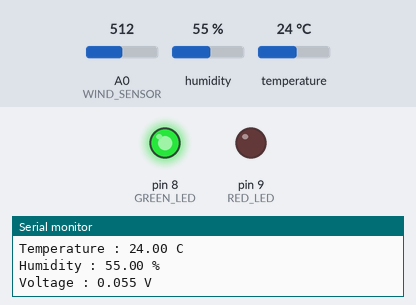
Bench run of a sketch on a simulated Arduino Uno, built with avr-gcc and run on an emulated ATmega328P. Parts: output pins drawn as LEDs (lit = HIGH), the last lines printed to the serial monitor. The test bench sets the inputs (shaded band); at power-on: A0 (WIND_SENSOR) = 512, humidity 55 %, temperature 24 °C.

Above: at 0.3 s.
At 1.5 s:
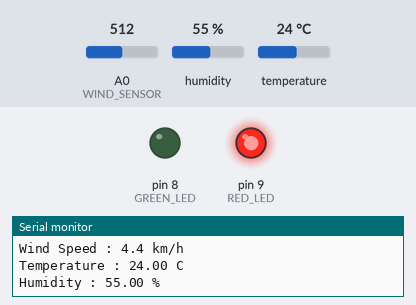
Timing chart, 0 to 3.0 s (numbered marks = the images above):
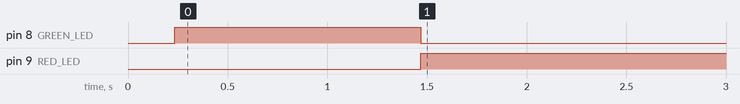

Measured:
- by itself, pin 8 (GREEN_LED): LOW → HIGH at 0.24 s, → LOW 1.2 s later
- by itself, pin 9 (RED_LED): LOW → HIGH at 1.5 s

The sketch:

WeatherMonitoring.ino
```cpp
#include <DHT.h>

#define DHTPIN 7
#define DHTTYPE DHT11

#define WIND_SENSOR A0

#define GREEN_LED 8
#define RED_LED 9

DHT dht(DHTPIN, DHTTYPE);

float filteredVoltage = 0;

void setup()
{
  Serial.begin(9600);

  analogReference(INTERNAL);

  pinMode(GREEN_LED, OUTPUT);
  pinMode(RED_LED, OUTPUT);

  dht.begin();

  Serial.println("Weather Station Started");
}

void loop()
{

  // ==========================
  // Wind Sensor
  // ==========================

  long sum = 0;

  for(int i=0;i<100;i++)
  {
      sum += analogRead(WIND_SENSOR);
      delay(2);
  }

  float adc = sum/100.0;

  float voltage = adc * 1.1 / 1023.0;


  // Exponential filter

  filteredVoltage =
      0.9*filteredVoltage +
      0.1*voltage;


  // Estimated wind speed


  float windSpeed = filteredVoltage * 80.0;


  if(windSpeed < 0.5)
      windSpeed = 0;


  // ==========================
  // DHT11
  // ==========================


  float temp = dht.readTemperature();

  float hum = dht.readHumidity();


  // ==========================
  // LEDs
  // ==========================


  if(windSpeed < 6)
  {
      digitalWrite(GREEN_LED,HIGH);
      digitalWrite(RED_LED,LOW);
  }

  else
  {
      digitalWrite(GREEN_LED,LOW);
      digitalWrite(RED_LED,HIGH);
  }


  // ==========================
  // Serial Monitor
  // ==========================


  Serial.println();

  Serial.print("Temperature : ");
  Serial.print(temp);
  Serial.println(" C");


  Serial.print("Humidity : ");
  Serial.print(hum);
  Serial.println(" %");


  Serial.print("Voltage : ");
  Serial.print(filteredVoltage,3);
  Serial.println(" V");


  Serial.print("Wind Speed : ");
  Serial.print(windSpeed,1);
  Serial.println(" km/h");


  delay(1000);

}
```
